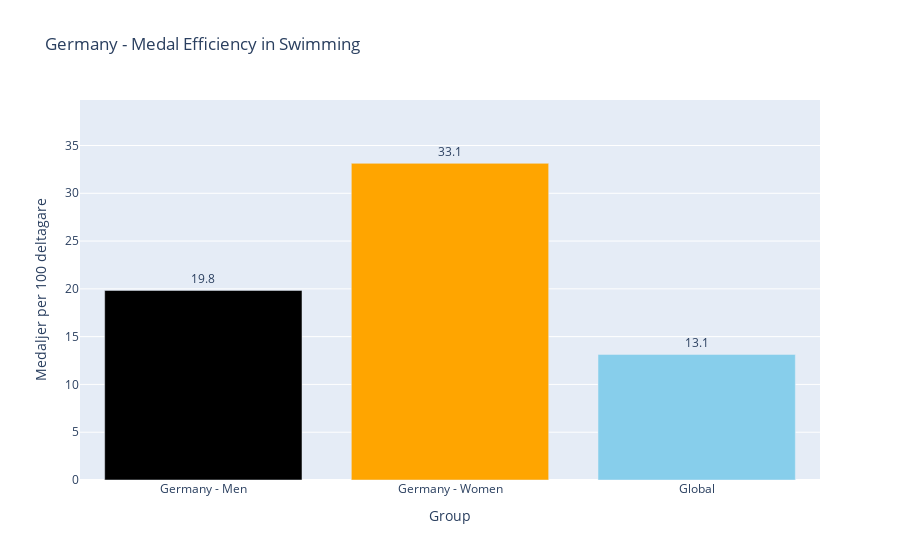

Here is the notebook cell this chart was saved with:
### Code cell
Functions.plot_efficiency(olympics, germany_all, country='Germany', sport='Swimming')

### Figure 1 — Plotly figure (JSON) as saved in the notebook; plotly's stock layout.template omitted (floating-point values rounded to 4 significant figures)
{"data": [{"hovertemplate": "Group=%{x}<br>Medaljer per 100 deltagare=%{y}<br>text=%{text}<extra></extra>", "legendgroup": "Germany - Men", "marker": {"color": "black", "pattern": {"shape": ""}}, "name": "Germany - Men", "orientation": "v", "showlegend": true, "text": [19.8], "textposition": "outside", "type": "bar", "x": ["Germany - Men"], "xaxis": "x", "y": [19.84], "yaxis": "y"}, {"hovertemplate": "Group=%{x}<br>Medaljer per 100 deltagare=%{y}<br>text=%{text}<extra></extra>", "legendgroup": "Germany - Women", "marker": {"color": "orange", "pattern": {"shape": ""}}, "name": "Germany - Women", "orientation": "v", "showlegend": true, "text": [33.1], "textposition": "outside", "type": "bar", "x": ["Germany - Women"], "xaxis": "x", "y": [33.13], "yaxis": "y"}, {"hovertemplate": "Group=%{x}<br>Medaljer per 100 deltagare=%{y}<br>text=%{text}<extra></extra>", "legendgroup": "Global", "marker": {"color": "skyblue", "pattern": {"shape": ""}}, "name": "Global", "orientation": "v", "showlegend": true, "text": [13.1], "textposition": "outside", "type": "bar", "x": ["Global"], "xaxis": "x", "y": [13.14], "yaxis": "y"}], "layout": {"barmode": "relative", "legend": {"title": {"text": "Group"}, "tracegroupgap": 0}, "showlegend": false, "title": {"text": "Germany - Medal Efficiency in Swimming"}, "xaxis": {"anchor": "y", "categoryarray": ["Germany - Men", "Germany - Women", "Global"], "categoryorder": "array", "domain": [0, 1], "title": {"text": "Group"}}, "yaxis": {"anchor": "x", "domain": [0, 1], "range": [0, 39.76], "title": {"text": "Medaljer per 100 deltagare"}}}}
